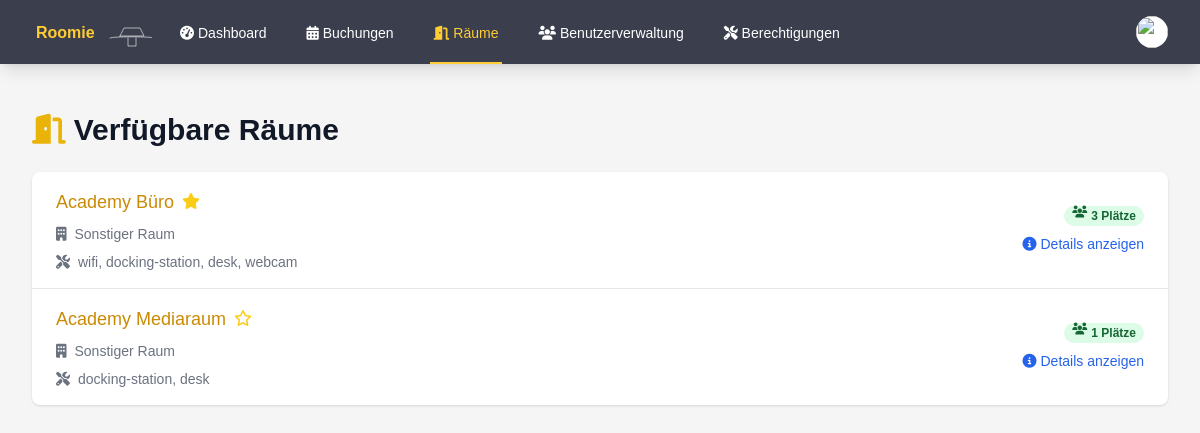
The app's page /rooms.php (signed in), older data.
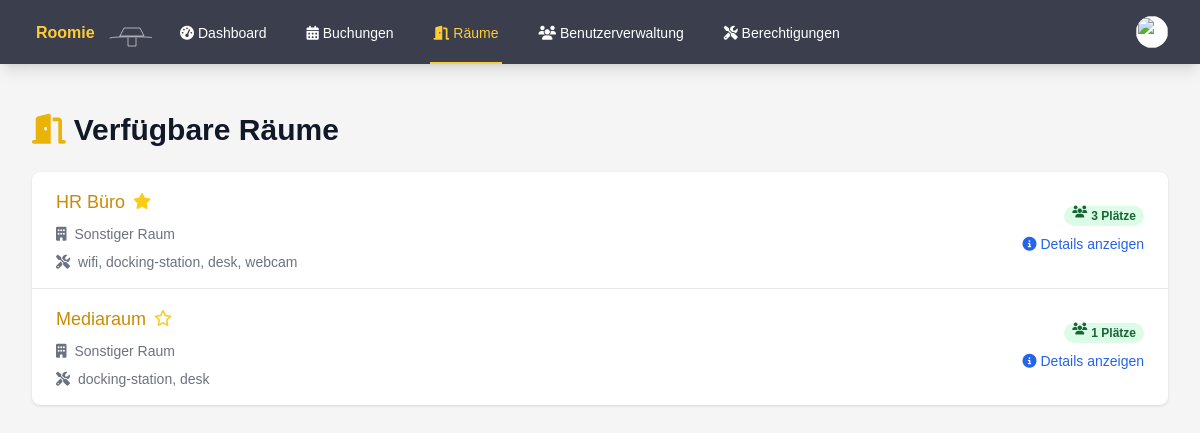
The same page, newer data.
### tables this page shows
CREATE TABLE rooms (
        id INTEGER PRIMARY KEY AUTOINCREMENT,
        name TEXT NOT NULL,
        number TEXT,
        type TEXT NOT NULL,
        capacity INTEGER DEFAULT 0,
        is_favorite INTEGER DEFAULT 0,
        equipment TEXT,
        grid_position INTEGER
    );

### rooms.php (the view, shortened to what the changed rows need)
<?php
try {
    $db = getDatabaseConnection();
    $stmt = $db->query('SELECT r.id, r.name, r.type, r.capacity, r.equipment, r.is_favorite
                        FROM rooms r
                        ORDER BY r.is_favorite DESC, r.name');
    $rooms = $stmt->fetchAll(PDO::FETCH_ASSOC);
} catch (PDOException $e) {
    $error = "Datenbankfehler: " . $e->getMessage();
}
function getRoomTypeName($type)
{
    switch ($type) {
        default:
            return 'Sonstiger Raum';
    }
}
?>
<!DOCTYPE html>
<html lang="de">
<head>
    <script src="https://cdn.tailwindcss.com"></script>
    <link rel="stylesheet" href="https://cdnjs.cloudflare.com/ajax/libs/font-awesome/6.4.0/css/all.min.css">
    <link rel="stylesheet" href="styles.css">
</head>
<body class="bg-custom-background">
    <div class="max-w-7xl mx-auto py-6 sm:px-6 lg:px-8">
        <div class="px-4 py-6 sm:px-0">
            <h1 class="text-3xl font-bold text-gray-900 mb-6">
                <i class="fas fa-door-open text-yellow-500 mr-2"></i>Verfügbare Räume
            </h1>
            <div class="bg-white shadow overflow-hidden sm:rounded-lg">
                <ul class="divide-y divide-gray-200">
                    <?php foreach ($rooms as $room) : ?>
                        <li class="hover:bg-gray-50 transition duration-150 ease-in-out">
                            <div class="px-4 py-4 sm:px-6 flex justify-between items-center">
                                <div class="flex-1 min-w-0">
                                    <div class="flex items-center">
                                        <a href="room_details.php?id=<?php echo $room['id']; ?>" class="text-lg font-medium text-yellow-600 truncate hover:underline">
                                            <?php echo htmlspecialchars($room['name']); ?>
                                        </a>
                                        <form method="POST" action="rooms.php" class="ml-2">
                                            <button type="submit" class="focus:outline-none">
                                                <i class="<?php echo $room['is_favorite'] ? 'fas' : 'far'; ?> fa-star text-yellow-400 hover:text-yellow-500 transition duration-150 ease-in-out"></i>
                                            </button>
                                        </form>
                                    </div>
                                    <div class="mt-2 flex items-center text-sm text-gray-500">
                                        <i class="fas fa-building mr-2"></i>
                                        <?php echo htmlspecialchars(getRoomTypeName($room['type'])); ?>
                                    </div>
                                    <div class="mt-2 flex items-center text-sm text-gray-500">
                                        <i class="fas fa-tools mr-2"></i>
                                        <?php echo htmlspecialchars(implode(', ', json_decode($room['equipment'], true) ?? [])); ?>
                                    </div>
                                </div>
                                <div class="ml-4 flex-shrink-0 flex flex-col items-end">
                                    <span class="px-2 inline-flex text-xs leading-5 font-semibold rounded-full bg-green-100 text-green-800">
                                        <i class="fas fa-users mr-1"></i><?php echo $room['capacity']; ?> Plätze
                                    </span>
                                    <a href="room_details.php?id=<?php echo $room['id']; ?>" class="mt-2 text-blue-600 hover:text-blue-800 text-sm font-medium">
                                        <i class="fas fa-info-circle mr-1"></i>Details anzeigen
                                    </a>
                                </div>
                            </div>
                        </li>
                    <?php endforeach; ?>
                </ul>
            </div>
        </div>
    </div>
</body>
</html>

Row changes from the older to the newer data that the page shows:
changed rooms "wifi, docking-station, desk, webcam": name "Academy Büro" → "HR Büro"
changed rooms "docking-station, desk": name "Academy Mediaraum" → "Mediaraum"
